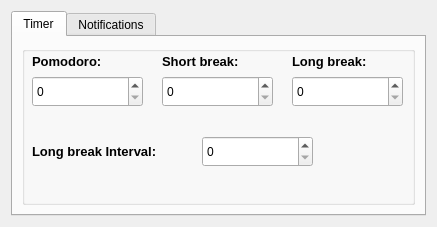
<?xml version="1.0" encoding="UTF-8"?>
<ui version="4.0">
 <class>Settings</class>
 <widget class="QDialog" name="Settings">
  <property name="geometry">
   <rect>
    <x>0</x>
    <y>0</y>
    <width>437</width>
    <height>227</height>
   </rect>
  </property>
  <property name="windowTitle">
   <string>Dialog</string>
  </property>
  <layout class="QGridLayout" name="gridLayout_2">
   <item row="0" column="0">
    <widget class="QTabWidget" name="tabWidget">
     <property name="tabPosition">
      <enum>QTabWidget::TabPosition::North</enum>
     </property>
     <property name="tabShape">
      <enum>QTabWidget::TabShape::Rounded</enum>
     </property>
     <property name="currentIndex">
      <number>0</number>
     </property>
     <property name="elideMode">
      <enum>Qt::TextElideMode::ElideNone</enum>
     </property>
     <property name="movable">
      <bool>true</bool>
     </property>
     <widget class="QWidget" name="configTimer">
      <attribute name="title">
       <string>Timer</string>
      </attribute>
      <layout class="QGridLayout" name="gridLayout">
       <item row="0" column="0">
        <widget class="QGroupBox" name="groupBox">
         <property name="title">
          <string/>
         </property>
         <widget class="QSpinBox" name="boxSetTimerDuration">
          <property name="geometry">
           <rect>
            <x>10</x>
            <y>30</y>
            <width>111</width>
            <height>31</height>
           </rect>
          </property>
         </widget>
         <widget class="QLabel" name="label_TimerDuration">
          <property name="geometry">
           <rect>
            <x>10</x>
            <y>0</y>
            <width>101</width>
            <height>31</height>
           </rect>
          </property>
          <property name="font">
           <font>
            <pointsize>10</pointsize>
            <bold>true</bold>
           </font>
          </property>
          <property name="text">
           <string>Pomodoro:</string>
          </property>
         </widget>
         <widget class="QLabel" name="label_shortBreakDuration">
          <property name="geometry">
           <rect>
            <x>140</x>
            <y>0</y>
            <width>101</width>
            <height>31</height>
           </rect>
          </property>
          <property name="font">
           <font>
            <pointsize>10</pointsize>
            <bold>true</bold>
           </font>
          </property>
          <property name="text">
           <string>Short break:</string>
          </property>
         </widget>
         <widget class="QLabel" name="label_longBreakDuration">
          <property name="geometry">
           <rect>
            <x>270</x>
            <y>0</y>
            <width>131</width>
            <height>31</height>
           </rect>
          </property>
          <property name="font">
           <font>
            <pointsize>10</pointsize>
            <bold>true</bold>
           </font>
          </property>
          <property name="text">
           <string>Long break:</string>
          </property>
         </widget>
         <widget class="QSpinBox" name="boxSetShortDuration">
          <property name="geometry">
           <rect>
            <x>140</x>
            <y>30</y>
            <width>111</width>
            <height>31</height>
           </rect>
          </property>
         </widget>
         <widget class="QSpinBox" name="boxSetLongDuration">
          <property name="geometry">
           <rect>
            <x>270</x>
            <y>30</y>
            <width>111</width>
            <height>31</height>
           </rect>
          </property>
         </widget>
         <widget class="QLabel" name="label_longBreakDelay">
          <property name="geometry">
           <rect>
            <x>10</x>
            <y>90</y>
            <width>161</width>
            <height>31</height>
           </rect>
          </property>
          <property name="font">
           <font>
            <pointsize>10</pointsize>
            <bold>true</bold>
           </font>
          </property>
          <property name="text">
           <string>Long break Interval:</string>
          </property>
         </widget>
         <widget class="QSpinBox" name="boxSetIntervalDuration">
          <property name="geometry">
           <rect>
            <x>180</x>
            <y>90</y>
            <width>111</width>
            <height>31</height>
           </rect>
          </property>
         </widget>
        </widget>
       </item>
      </layout>
     </widget>
     <widget class="QWidget" name="configNotifications">
      <attribute name="title">
       <string>Notifications</string>
      </attribute>
     </widget>
    </widget>
   </item>
  </layout>
 </widget>
 <resources/>
 <connections/>
</ui>
